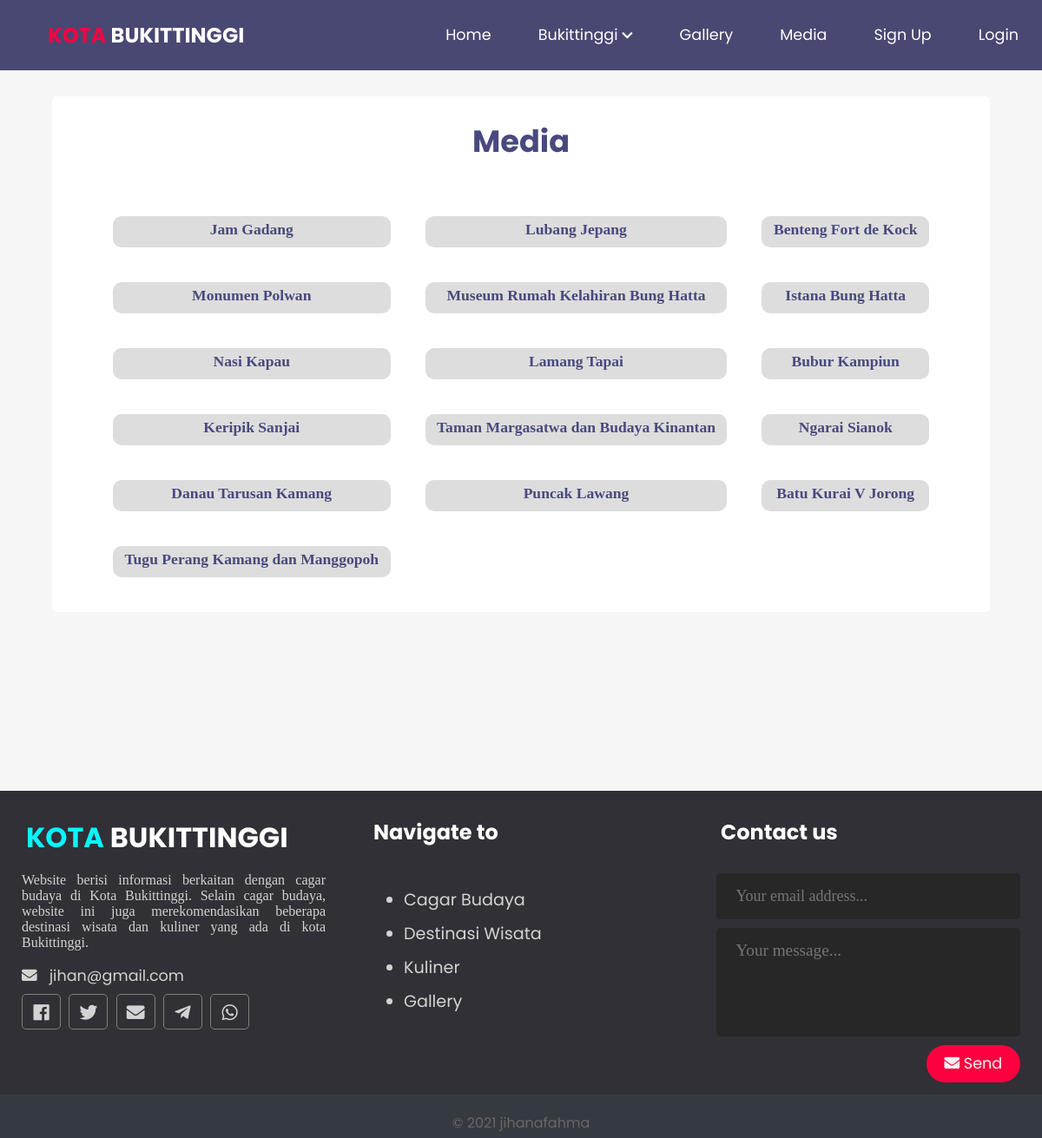
Page /bukittinggiKota/media.php on the committed database.
### tables this page shows
CREATE TABLE `posts` (
  `id` int(11) NOT NULL,
  `user_id` int(11) NOT NULL,
  `topic_id` int(11) DEFAULT NULL,
  `title` varchar(255) NOT NULL,
  `image` varchar(255) NOT NULL,
  `body` text NOT NULL,
  `published` tinyint(4) NOT NULL,
  `created_at` datetime NOT NULL DEFAULT current_timestamp(),
  `map` text NOT NULL
);

### bukittinggiKota/app/database/db.php (called while the page is built, shortened)
<?php
require('connect.php');
function executeQuery($sql, $data)
{
    global $conn;
    $stmt = $conn->prepare($sql);
    $values = array_values($data);
    $types = str_repeat('s', count($values));
    $stmt->bind_param($types, ...$values);
    $stmt->execute();
    return $stmt;
}
function getPublishedPosts()
{
    $sql = "SELECT p.*, u.username FROM posts AS p JOIN users AS u ON p.user_id=u.id WHERE p.published=?";
    $stmt = executeQuery($sql, ['published' => 1]);
    $records = $stmt->get_result()->fetch_all(MYSQLI_ASSOC);
    return $records;
}

### bukittinggiKota/media.php (the view, shortened to what this page needs)
<?php $allPosts = getPublishedPosts(); ?>
<!DOCTYPE html>
<html lang="en">
<head>
  <link rel="stylesheet" href="https://use.fontawesome.com/releases/v5.7.2/css/all.css"
>
  <link rel="stylesheet" href="assets/css/style-1.css">
  <link rel="stylesheet" href="assets/css/media-2.css">
</head>
<body>
  <?php include(ROOT_PATH . "/app/includes/header.php"); ?>
  <div class="page-wrapper">
    <div class="content clearfix">
      <div class="main-content-wrapper">
        <div class="main-content media">
          <div class="section">
            <h1 class="post-title">Media</h1>
            <div class="vid-box">
                <?php foreach ($allPosts as $post): ?>
                  <div class="vid-element">
                    <h4><a href="single.php?id=<?php echo $post['id']; ?>"><?php echo $post['title']; ?></a></h4>
                  </div>
                <?php endforeach; ?>
            </div>
          </div>
        </div>
      </div>
    </div>
  </div>
  <?php include(ROOT_PATH . "/app/includes/footer.php"); ?>
</body>
</html>

### bukittinggiKota/assets/css/style-1.css (style rules this page uses)
* { box-sizing: border-box; }
html, body { height: 100%; padding: 0px; margin: 0px; background: #f6f6f6; font-family: 'Poppins', sans-serif; scroll-behavior: smooth; }
h1, h2, h3, h4, h5, h6 { font-family: 'Poppins', sans-serif; color: #49497e; margin: 5px; }
a { text-decoration: none; color: inherit; }
.clearfix::after { content: ''; display: block; clear: both; }
.page-wrapper { min-height: 100%; }
.content { width: 90%; margin: 30px auto 30px; }
.content .main-content { width: 70%; float: left; }
.content .main-content.media { width: 100%; }
.content .main-content.media .post-title { text-align: center; margin-bottom: 40px; }
.content .main-content.media .section { background: white; padding: 20px 50px; font-size: 1.1em; border-radius: 5px; }

### bukittinggiKota/assets/css/media-2.css (style rules this page uses)
.vid-box { display: grid; grid-template-columns: auto auto auto; }
.vid-element { margin: 20px; text-align: center; background-color: #ddd; border-radius: 10px; }
.vid-element h4 { font-family: serif; padding-bottom: 5px; }

### rows in the picture
posts: title "Jam Gadang"
posts: title "Lubang Jepang"
posts: title "Benteng Fort de Kock"
posts: title "Monumen Polwan"
posts: title "Museum Rumah Kelahiran Bung Hatta"
posts: title "Istana Bung Hatta"
posts: title "Nasi Kapau"
posts: title "Lamang Tapai"
posts: title "Bubur Kampiun"
posts: title "Keripik Sanjai"
posts: title "Taman Margasatwa dan Budaya Kinantan"
posts: title "Ngarai Sianok"
posts: title "Danau Tarusan Kamang"
posts: title "Puncak Lawang"
posts: title "Batu Kurai V Jorong"
posts: title "Tugu Perang Kamang dan Manggopoh"
